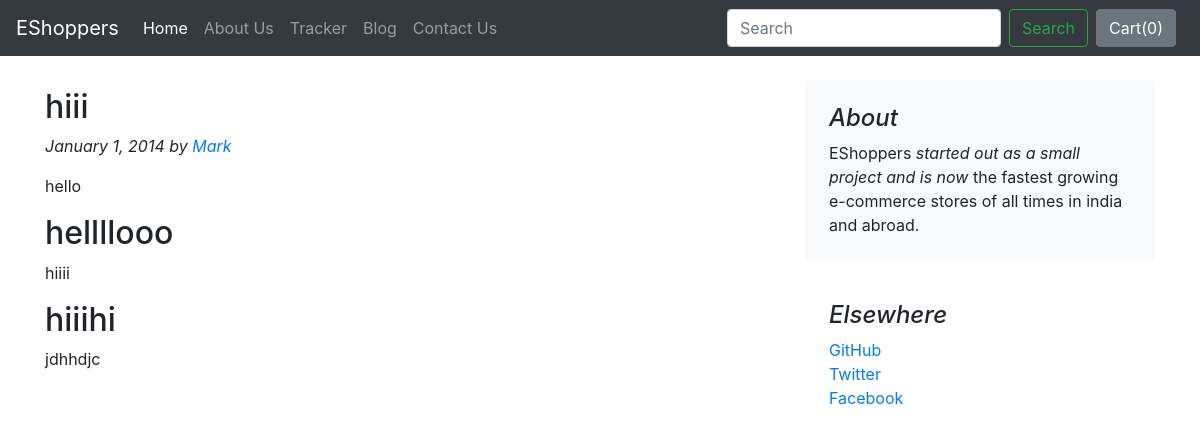
The page /blog/blogpost/1 on the database as committed earlier.
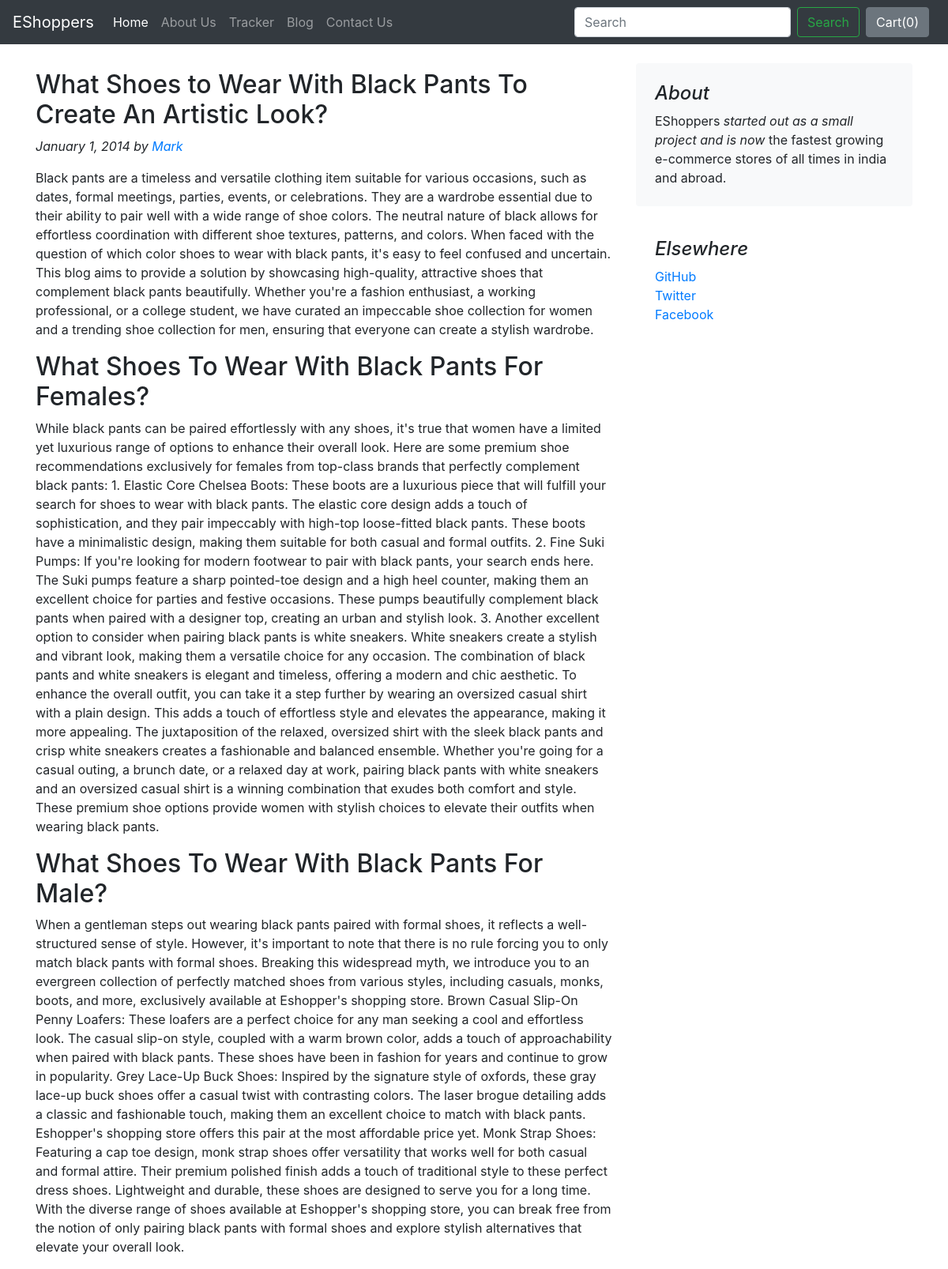
The same page on the database as committed later.
### blog/models.py (models this page shows)
class Blogpost(models.Model):
    post_id = models.AutoField(primary_key= True)
    tilte = models.CharField(max_length=50)
    head0 = models.CharField(max_length=500, default="")
    chead0 = models.CharField(max_length=5000, default="")
    head1 = models.CharField(max_length=500, default="")
    chead1 = models.CharField(max_length=5000, default="")
    head2 = models.CharField(max_length=500, default="")
    chead2 = models.CharField(max_length=5000, default="")
    pub_date = models.DateField()
    thumbnail = models.ImageField(upload_to='shop/images', default="")
    def __str__(self):
        return self.tilte

### blog/views.py (the view)
# urls.py: path('blogpost/<int:id>', views.blogpost, name = 'blogHome'),
def blogpost(request, id):
    post = Blogpost.objects.filter(post_id = id)[0]
    print(post)
    return render(request, 'blog/blogpost.html',{'post':post})

### blog/templates/blog/blogpost.html (shortened to what this page needs)
{% extends 'blog/basic.html' %}
{% block body %}
<div class="container">
    <div class="row mt-4">
        <div class="col-md-8 blog-main">
            <div class="blog-post">
                <h2 class="blog-post-title">{{post.head0}}</h2>
                <p class="blog-post-meta font-italic">January 1, 2014 by <a href="#">Mark</a></p>
                <p>{{post.chead0}}</p>
                <h2>{{post.head1}}</h2>
                <p>{{post.chead1}}</p>
                <h2>{{post.head2}}</h2>
                <p>{{post.chead2}}</p>
            </div>
        </div>
        <aside class="col-md-4 blog-sidebar">
            <div class="p-4 mb-3 bg-light rounded">
                <h4 class="font-italic">About</h4>
                <p class="mb-0">EShoppers <em>started out as a small project and is now</em> the fastest growing e-commerce stores of all times in india and abroad.</p>
            </div>
            <div class="p-4">
                <h4 class="font-italic">Elsewhere</h4>
                <ol class="list-unstyled">
                    <li><a href="#">GitHub</a></li>
                    <li><a href="#">Twitter</a></li>
                    <li><a href="#">Facebook</a></li>
                </ol>
            </div>
        </aside>
    </div>
</div>
{% endblock %}

Rows that differ between the two databases and show on the page:
changed Blogpost: head0 "hiii" → "What Shoes to Wear With Black Pants To Create An Artistic Look?"; chead0 "hello" → "Black pants are a timeless and versatile clothing item suitable for various occasions, such as dates, formal meetings, parties, events, or celebrations. They are a wardrobe essential due to their ability to pair well with a wide range of shoe colors. The neutral nature of black allows for effortless coordination with different shoe textures, patterns, and colors. When faced with the question of which color shoes to wear with black pants, it's easy to feel confused and uncertain. This blog aims to provide a solution by showcasing high-quality, attractive shoes that complement black pants beautifully. Whether you're a fashion enthusiast, a working professional, or a college student, we have…"; head1 "hellllooo" → "What Shoes To Wear With Black Pants For Females?"; chead1 "hiiii" → "While black pants can be paired effortlessly with any shoes, it's true that women have a limited yet luxurious range of options to enhance their overall look. Here are some premium shoe recommendations exclusively for females from top-class brands that perfectly complement black pants: 1. Elastic Core Chelsea Boots: These boots are a luxurious piece that will fulfill your search for shoes to wear with black pants. The elastic core design adds a touch of sophistication, and they pair impeccably with high-top loose-fitted black pants. These boots have a minimalistic design, making them suitable for both casual and formal outfits. 2. Fine Suki Pumps: If you're looking for modern footwear to…"; head2 "hiiihi" → "What Shoes To Wear With Black Pants For Male?"; chead2 "jdhhdjc" → "When a gentleman steps out wearing black pants paired with formal shoes, it reflects a well-structured sense of style. However, it's important to note that there is no rule forcing you to only match black pants with formal shoes. Breaking this widespread myth, we introduce you to an evergreen collection of perfectly matched shoes from various styles, including casuals, monks, boots, and more, exclusively available at Eshopper's shopping store. Brown Casual Slip-On Penny Loafers: These loafers are a perfect choice for any man seeking a cool and effortless look. The casual slip-on style, coupled with a warm brown color, adds a touch of approachability when paired with black pants. These shoes…"
